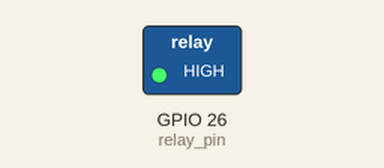
The program below on a simulated Raspberry Pi (BCM pin numbers). On the bench: switched loads named in the program (green lamp = pin HIGH). At 10.0 s the program stops and its outputs stay as they are.

Above: at 0.1 s.
At 5.1 s:
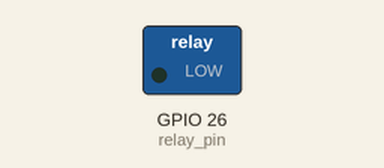
Timing chart, 0 to 6.6 s (numbered marks = the images above):
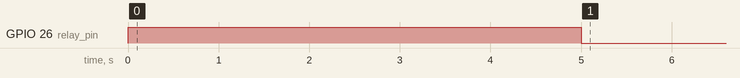

Measured:
- by itself, GPIO 26 (relay_pin): LOW → HIGH at 0.00 s, → LOW 5.0 s later

The program:

relayModule.py
```python
import RPi.GPIO as GPIO
import time

relay_pin = 26

GPIO.setwarnings(False)
GPIO.setmode(GPIO.BCM)
GPIO.setup(relay_pin, GPIO.OUT)

def switch_on(pin):
    GPIO.output(pin, GPIO.HIGH)

def switch_off(pin):
    GPIO.output(pin, GPIO.LOW)

#if __name__ == '__main__':
try:
    switch_on(relay_pin)
    time.sleep(5)
    switch_off(relay_pin)
    time.sleep(5)

except KeyboardInterrupt as ex:
    pass
finally:
    GPIO.cleanup()
```
